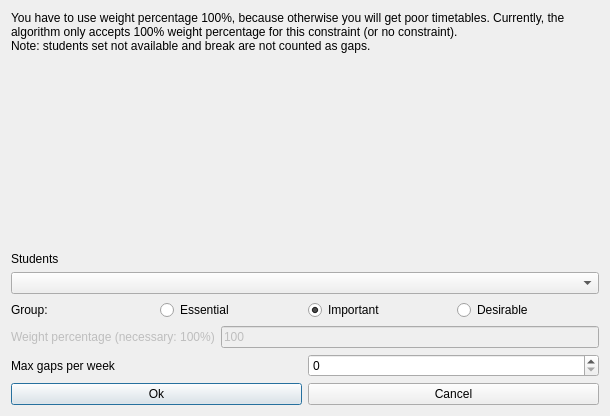
<?xml version="1.0" encoding="UTF-8"?>
<ui version="4.0">
 <class>ModifyConstraintStudentsSetMaxGapsPerWeekForm_template</class>
 <widget class="QDialog" name="ModifyConstraintStudentsSetMaxGapsPerWeekForm_template">
  <property name="geometry">
   <rect>
    <x>0</x>
    <y>0</y>
    <width>610</width>
    <height>416</height>
   </rect>
  </property>
  <property name="windowTitle">
   <string extracomment="This is the title of the dialog to modify a constraint of this type">Modify students set max gaps per week</string>
  </property>
  <layout class="QVBoxLayout" name="verticalLayout_2">
   <item>
    <widget class="QLabel" name="weightTextLabel_2">
     <property name="sizePolicy">
      <sizepolicy hsizetype="Minimum" vsizetype="Minimum">
       <horstretch>0</horstretch>
       <verstretch>0</verstretch>
      </sizepolicy>
     </property>
     <property name="frameShape">
      <enum>QFrame::NoFrame</enum>
     </property>
     <property name="frameShadow">
      <enum>QFrame::Plain</enum>
     </property>
     <property name="text">
      <string>You have to use weight percentage 100%, because otherwise you will get poor timetables. Currently, the algorithm only accepts 100% weight percentage for this constraint (or no constraint).
Note: students set not available and break are not counted as gaps.</string>
     </property>
     <property name="wordWrap">
      <bool>true</bool>
     </property>
    </widget>
   </item>
   <item>
    <spacer name="spacer9">
     <property name="orientation">
      <enum>Qt::Vertical</enum>
     </property>
     <property name="sizeType">
      <enum>QSizePolicy::Expanding</enum>
     </property>
     <property name="sizeHint" stdset="0">
      <size>
       <width>20</width>
       <height>38</height>
      </size>
     </property>
    </spacer>
   </item>
   <item>
    <layout class="QVBoxLayout" name="verticalLayout">
     <item>
      <widget class="QLabel" name="studentsTextLabel">
       <property name="frameShape">
        <enum>QFrame::NoFrame</enum>
       </property>
       <property name="frameShadow">
        <enum>QFrame::Plain</enum>
       </property>
       <property name="text">
        <string>Students</string>
       </property>
       <property name="wordWrap">
        <bool>false</bool>
       </property>
      </widget>
     </item>
     <item>
      <widget class="QComboBox" name="studentsComboBox">
       <property name="editable">
        <bool>false</bool>
       </property>
       <property name="insertPolicy">
        <enum>QComboBox::NoInsert</enum>
       </property>
       <property name="autoCompletion">
        <bool>false</bool>
       </property>
       <property name="duplicatesEnabled">
        <bool>false</bool>
       </property>
      </widget>
     </item>
    </layout>
   </item>
   <item>
    <layout class="QHBoxLayout" name="horizontalLayout_4">
     <item>
      <widget class="QLabel" name="groupTextLabel">
       <property name="text">
        <string>Group:</string>
       </property>
      </widget>
     </item>
     <item>
      <widget class="QRadioButton" name="essentialRadioButton">
       <property name="text">
        <string>Essential</string>
       </property>
      </widget>
     </item>
     <item>
      <widget class="QRadioButton" name="importantRadioButton">
       <property name="text">
        <string>Important</string>
       </property>
       <property name="checked">
        <bool>true</bool>
       </property>
      </widget>
     </item>
     <item>
      <widget class="QRadioButton" name="desirableRadioButton">
       <property name="text">
        <string>Desirable</string>
       </property>
      </widget>
     </item>
    </layout>
   </item>
   <item>
    <layout class="QHBoxLayout" name="horizontalLayout">
     <item>
      <widget class="QLabel" name="weightTextLabel">
       <property name="enabled">
        <bool>false</bool>
       </property>
       <property name="frameShape">
        <enum>QFrame::NoFrame</enum>
       </property>
       <property name="frameShadow">
        <enum>QFrame::Plain</enum>
       </property>
       <property name="text">
        <string>Weight percentage (necessary: 100%)</string>
       </property>
       <property name="wordWrap">
        <bool>false</bool>
       </property>
      </widget>
     </item>
     <item>
      <widget class="QLineEdit" name="weightLineEdit">
       <property name="enabled">
        <bool>false</bool>
       </property>
       <property name="text">
        <string notr="true">100</string>
       </property>
      </widget>
     </item>
    </layout>
   </item>
   <item>
    <layout class="QHBoxLayout" name="horizontalLayout_2">
     <item>
      <widget class="QLabel" name="textLabel1">
       <property name="text">
        <string>Max gaps per week</string>
       </property>
       <property name="wordWrap">
        <bool>false</bool>
       </property>
      </widget>
     </item>
     <item>
      <widget class="QSpinBox" name="maxGapsSpinBox"/>
     </item>
    </layout>
   </item>
   <item>
    <layout class="QHBoxLayout">
     <item>
      <widget class="QPushButton" name="okPushButton">
       <property name="text">
        <string>Ok</string>
       </property>
      </widget>
     </item>
     <item>
      <widget class="QPushButton" name="cancelPushButton">
       <property name="text">
        <string>Cancel</string>
       </property>
      </widget>
     </item>
    </layout>
   </item>
  </layout>
 </widget>
 <layoutdefault spacing="6" margin="11"/>
 <resources/>
 <connections/>
</ui>
